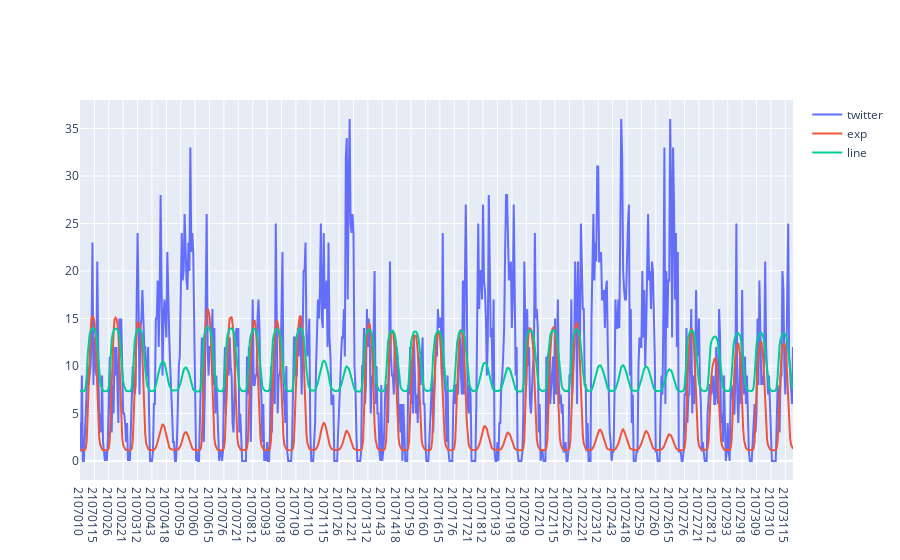

The notebook cell this image was saved under:
### Code cell
import plotly.graph_objects as go
fig = go.Figure(data=[
    #go.Scatter(x=x_label, y=mobile_flatten_stand, name='mobile'),
    go.Scatter(x=x_label, y=twitter_flatten, name="twitter"),
    go.Scatter(x=x_label, y=fitting_exp, name="exp"),
    go.Scatter(x=x_label, y=fitting_line, name="line"),
])
fig.show()

### Figure 1 — Plotly figure (JSON) as saved in the notebook; plotly's stock layout.template omitted (floating-point values rounded to 4 significant figures; data arrays with more than 128 entries replaced by an {"elided": "..."} marker saying what was removed)
{"data": [{"name": "twitter", "type": "scatter", "x": {"elided": "744 str values"}, "y": {"elided": "744 int values"}}, {"name": "exp", "type": "scatter", "x": {"elided": "744 str values"}, "y": {"elided": "744 float values"}}, {"name": "line", "type": "scatter", "x": {"elided": "744 str values"}, "y": {"elided": "744 float values"}}], "layout": {}}
